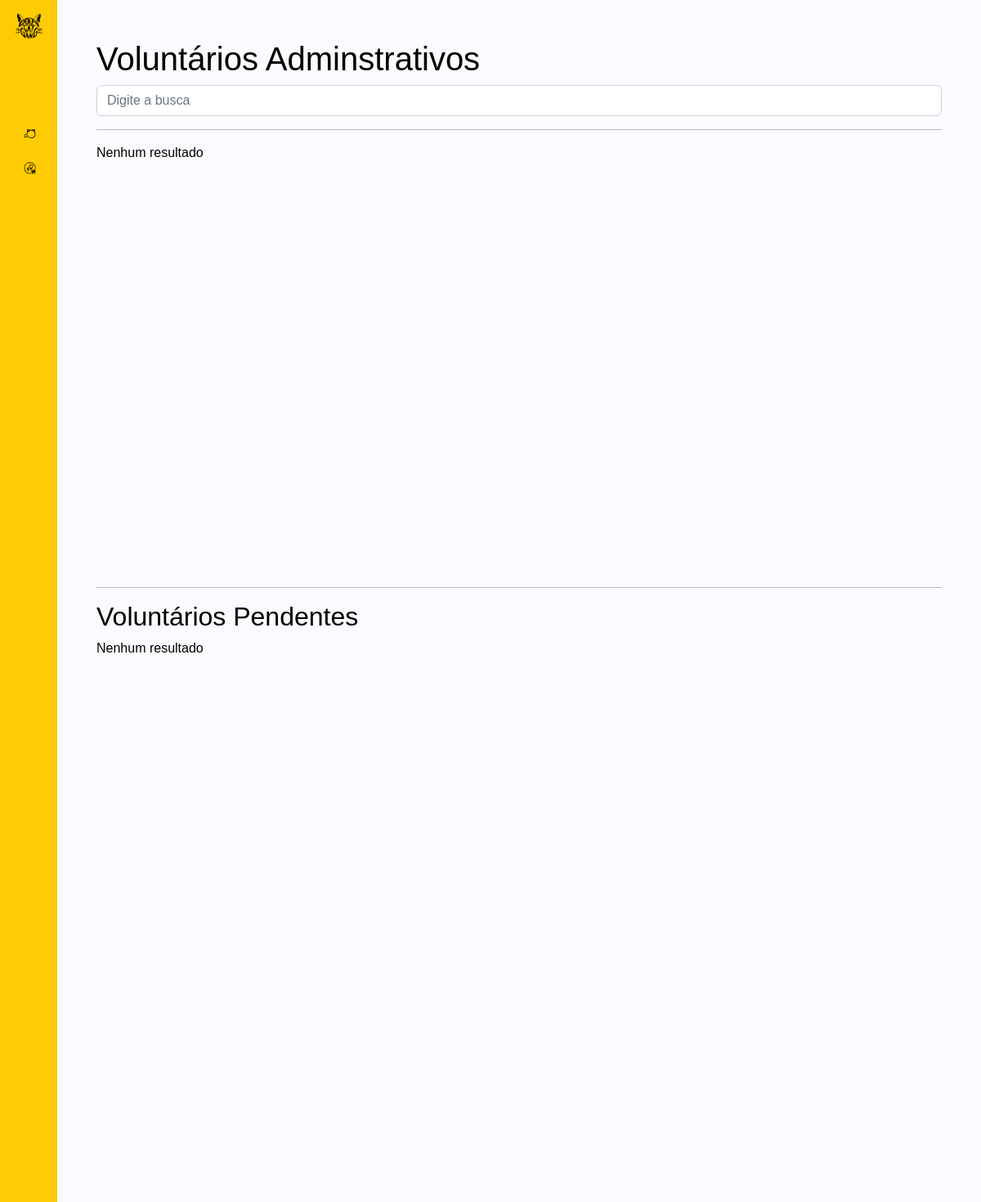
The page /cms/gestaoVoluntariosAdm.php on the database as committed earlier.
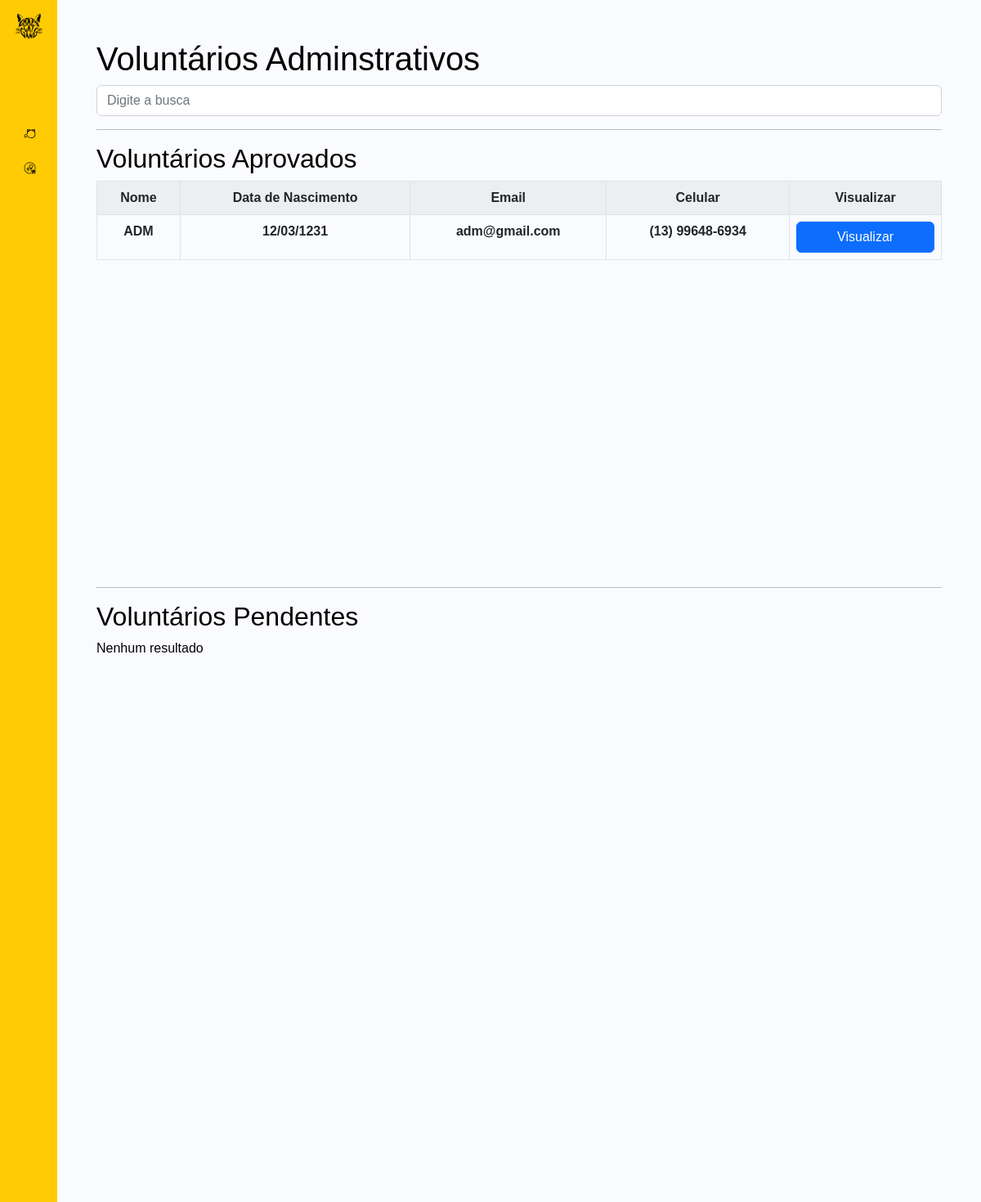
The same page on the database as committed later.
### tables this page shows
CREATE TABLE IF NOT EXISTS `user` (
  `id` int(11) NOT NULL AUTO_INCREMENT,
  `registrado` timestamp NOT NULL DEFAULT current_timestamp() ON UPDATE current_timestamp(),
  `nome` text NOT NULL,
  `data_nascimento` date NOT NULL,
  `email` text NOT NULL,
  `celular` text NOT NULL,
  `cpf` text NOT NULL,
  `insta` text DEFAULT NULL,
  `senha` text DEFAULT NULL,
  `tipo` text NOT NULL,
  `estudante` int(11) DEFAULT 0,
  `escolaridade` text DEFAULT NULL,
  `curso_graduacao` text DEFAULT NULL,
  `periodo_graduacao` text DEFAULT NULL,
  `area_atuacao` text DEFAULT NULL,
  `funcoes` text DEFAULT NULL,
  `funcoes_interesse` text DEFAULT NULL,
  `carona_disponibilidade` text DEFAULT NULL,
  `razao` text DEFAULT NULL,
  `certificado` int(11) DEFAULT NULL,
  `disponibilidade` text DEFAULT NULL,
  `observacao` text DEFAULT NULL,
  `amor` text DEFAULT NULL,
  `newsletter` int(11) DEFAULT 0,
  `mora_em` text DEFAULT NULL,
  `pets` int(11) DEFAULT 0,
  `pets_quais` text DEFAULT NULL,
  `pets_vacinas` text DEFAULT NULL,
  `pets_testados` text DEFAULT NULL,
  `pets_castrados` text DEFAULT NULL,
  `bairro` text DEFAULT NULL,
  `endereco` text DEFAULT NULL,
  `user_status` varchar(50) NOT NULL DEFAULT 'Em análise',
  PRIMARY KEY (`id`)
);

### cms/gestaoVoluntariosAdm.php (the view, shortened to what this page needs)
<?php
include ("../models/conexao.php");
include ("../views/blades/header4.php");
include ("../views/blades/sidebar.php");
?>
<div class="main container-fluid p-5">
    <div class="d-flex justify-content-between">
        <h1>Voluntários Adminstrativos</h1>
    </div>
    <form action="gestaoVoluntarios.php" method="post">
        <input class="form-control" type="text" name="buscar" placeholder="Digite a busca">
    </form>
    <div class="table-responsive" style="height: 70vh; overflow-y: auto;">
        <hr>
        <?php
        if (isset($_POST["buscar"])) {
            $varBuscar = $_POST["buscar"];
            $query = mysqli_query($conexao, "SELECT * FROM user WHERE nome LIKE '%$varBuscar%' AND tipo = 'Administrativo' AND user_status='Aprovado' ORDER BY id DESC");
        } else {
            $query = mysqli_query($conexao, "SELECT * FROM user WHERE tipo = 'Administrativo' AND user_status='Aprovado' ORDER BY id DESC");
        }
        if (mysqli_num_rows($query) === 0) {
            echo "Nenhum resultado";
        } else {
            ?>
            <h2 class="mt-3">Voluntários Aprovados</h2>
            <table class="table table-bordered table-striped table-hover justify-content-center">
                <tr>
                    <td class="text-center"><b>Nome</b></td>
                    <td class="text-center"><b>Data de Nascimento</b></td>
                    <td class="text-center"><b>Email</b></td>
                    <td class="text-center"><b>Celular</b></td>
                    <td class="text-center"><b>Visualizar</b></td>
                </tr>
                <?php
                while ($exibe = mysqli_fetch_array($query)) {
                    $dataNascimento = new DateTime($exibe['data_nascimento']);
                    $stringDataNascimento = $dataNascimento->format('d/m/Y');
                    ?>
                    <tr>
                        <td class="text-center"><b><?php echo substr($exibe['nome'], 0, 30) ?></b></td>
                        <td class="text-center"><b><?php echo $stringDataNascimento?></b></td>
                        <td class="text-center"><b><?php echo substr($exibe['email'], 0, 30) ?></b></td>
                        <td class="text-center"><b><?php echo $exibe['celular']?></b></td>
                        <td class="text-center"><a class="btn btn-primary d-flex justify-content-center" href="visualizarVoluntario.php?idb=<?php echo $exibe['id'] ?>">Visualizar</a></td>
                    </tr>
                <?php } ?>
            </table>
        <?php } ?>
    </div>
    <div class="table-responsive" style="height: 90vh; overflow-y: auto;">
        <hr>
        <h2>Voluntários Pendentes</h2>
        <?php
        if (isset($_POST["buscar"])) {
            $varBuscar = $_POST["buscar"];
            $query = mysqli_query($conexao, "SELECT * FROM user WHERE nome LIKE '%$varBuscar%' AND user_status = 'Em análise' AND tipo = 'Administrativo' ORDER BY id DESC");
        } else {
            $query = mysqli_query($conexao, "SELECT * FROM user WHERE user_status = 'Em análise' AND tipo = 'Administrativo' ORDER BY id DESC");
        }
        if (mysqli_num_rows($query) === 0) {
            echo "Nenhum resultado";
        } ?>
    </div>
</div>
<?php
include ("../views/blades/footer3.php");
?>

### views/blades/header4.php (shortened to what this page needs)
<!DOCTYPE html>
<html lang="pt-br">
<head>
    <link href="https://cdn.jsdelivr.net/npm/bootstrap@5.2.1/dist/css/bootstrap.min.css" rel="stylesheet">
    <link rel="stylesheet" href="../css/styleGestao.css" type="text/css">
    <link rel="stylesheet" href="https://cdn.jsdelivr.net/npm/bootstrap-icons@1.9.1/font/bootstrap-icons.css">
    <link href="https://cdn.lineicons.com/4.0/lineicons.css" rel="stylesheet" />
</head>
<body>
    <div class="wrapper">

### views/blades/sidebar.php (shortened to what this page needs)
<aside id="sidebar" class="fixed-top h-100">
    <div class="d-flex">
        <button class="toggle-btn" type="button">
            <img src="../files/images/logo.png" class="img-fluid w-50">
        </button>
    </div>
    <ul class="sidebar-nav">
        <li class="sidebar-item">
            <a href="home.php" class="sidebar-link">
            </a>
        </li>
        <li class="sidebar-item">
            <a href="gestaoGatos.php" class="sidebar-link">
                <img src="../files/images/loading_cat.svg" class="img-fluid">
            </a>
        </li>
        <li class="sidebar-item">
            <a href="gestaoCastracoes.php" class="sidebar-link">
                <img src="../files/images/castracoes.png" class="img-fluid">
            </a>
        </li>
        <li class="sidebar-item">
            <a href="gestaoClinicas.php" class="sidebar-link">
            </a>
        </li>
        <li class="sidebar-item">
            <a href="#" class="sidebar-link collapsed has-dropdown" data-bs-toggle="collapse" data-bs-target="#auth" aria-expanded="false" aria-controls="auth">
            </a>
        </li>
        <li class="sidebar-item">
            <a href="gestaoResgates.php" class="sidebar-link">
            </a>
        </li>
    </ul>
    <div class="sidebar-footer">
        <a href="../controllers/logout.php" class="sidebar-link">
        </a>
    </div>
</aside>

### views/blades/footer3.php (shortened to what this page needs)
    </div>
</body>
</html>

### css/styleGestao.css (style rules this page uses)
a { text-decoration: none; color: #000; }
li { list-style: none; color: #000; }
h1, h2 { color: #000 !important }
body { font-family: 'Coolvetica', sans-serif; color: #000; }
.wrapper { display: flex; }
.main { min-height: 100vh; width: 100%; margin-left: 70px; overflow: hidden; transition: all 0.35s ease-in-out; background-color: #fafbfe; }
#sidebar { width: 70px; min-width: 70px; z-index: 1000; transition: all .25s ease-in-out; background-color: #FFCB04; display: flex; flex-direction: column; }
.toggle-btn { background-color: transparent; cursor: pointer; border: 0; max-width: 130px; padding: 1rem 0rem; }
.sidebar-nav { padding: 2rem 0; flex: 1 1 auto; }
a.sidebar-link { padding: .625rem 1.625rem; color: #000; display: block; font-size: 0.9rem; white-space: nowrap; border-left: 3px solid transparent; }
.sidebar-link img { width: 1.1rem; margin-right: .75rem; }
.sidebar-item { position: relative; }

Rows that differ between the two databases and show on the page:
added user: nome "ADM", data_nascimento "12/03/1231", email "adm@gmail.com", celular "(13) 99648-6934"
Other text that changed with them:
text no longer shown: "Nenhum resultado"
text now shown: "Voluntários Aprovados Nome Data de Nascimento Email Celular Visualizar"
